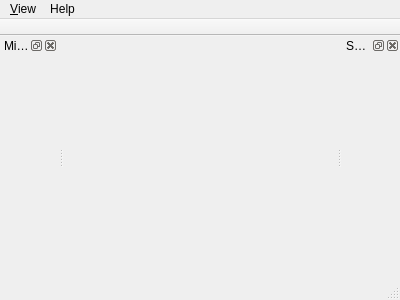
<?xml version="1.0" encoding="UTF-8"?>
<ui version="4.0">
 <class>MainWindow</class>
 <widget class="QMainWindow" name="MainWindow">
  <property name="geometry">
   <rect>
    <x>0</x>
    <y>0</y>
    <width>400</width>
    <height>300</height>
   </rect>
  </property>
  <property name="windowTitle">
   <string>CQUPT WMS</string>
  </property>
  <property name="windowIcon">
   <iconset resource="../res/resources.qrc">
    <normaloff>:/icons/CQUPT.ico</normaloff>:/icons/CQUPT.ico</iconset>
  </property>
  <widget class="GraphicsWidget" name="graphicsWidget"/>
  <widget class="QMenuBar" name="menuBar">
   <property name="geometry">
    <rect>
     <x>0</x>
     <y>0</y>
     <width>400</width>
     <height>23</height>
    </rect>
   </property>
   <widget class="QMenu" name="viewMenu">
    <property name="title">
     <string>&amp;View</string>
    </property>
   </widget>
   <widget class="QMenu" name="helpMenu">
    <property name="title">
     <string>Help</string>
    </property>
    <addaction name="actionAbout"/>
   </widget>
   <addaction name="viewMenu"/>
   <addaction name="helpMenu"/>
  </widget>
  <widget class="QToolBar" name="mainToolBar">
   <property name="movable">
    <bool>false</bool>
   </property>
   <property name="floatable">
    <bool>false</bool>
   </property>
   <attribute name="toolBarArea">
    <enum>TopToolBarArea</enum>
   </attribute>
   <attribute name="toolBarBreak">
    <bool>false</bool>
   </attribute>
  </widget>
  <widget class="QStatusBar" name="statusBar"/>
  <widget class="QDockWidget" name="viewSettings_dw">
   <property name="windowTitle">
    <string>Settings</string>
   </property>
   <attribute name="dockWidgetArea">
    <number>2</number>
   </attribute>
   <widget class="ViewSettingsWidget" name="viewSettings_w"/>
  </widget>
  <widget class="QDockWidget" name="minimap_dw">
   <property name="windowTitle">
    <string>Minimap</string>
   </property>
   <attribute name="dockWidgetArea">
    <number>1</number>
   </attribute>
   <widget class="MinimapView" name="minimap"/>
  </widget>
  <action name="actionAbout">
   <property name="text">
    <string>About</string>
   </property>
  </action>
  <action name="actionConfig">
   <property name="text">
    <string>Channel Config</string>
   </property>
  </action>
 </widget>
 <layoutdefault spacing="6" margin="11"/>
 <customwidgets>
  <customwidget>
   <class>ViewSettingsWidget</class>
   <extends>QWidget</extends>
   <header>ViewSettingsWidget.h</header>
   <container>1</container>
  </customwidget>
  <customwidget>
   <class>GraphicsWidget</class>
   <extends>QWidget</extends>
   <header>GraphicsWidget.h</header>
   <container>1</container>
  </customwidget>
  <customwidget>
   <class>MinimapView</class>
   <extends>QWidget</extends>
   <header>MinimapView.h</header>
   <container>1</container>
  </customwidget>
 </customwidgets>
 <resources>
  <include location="../res/resources.qrc"/>
 </resources>
 <connections/>
</ui>
